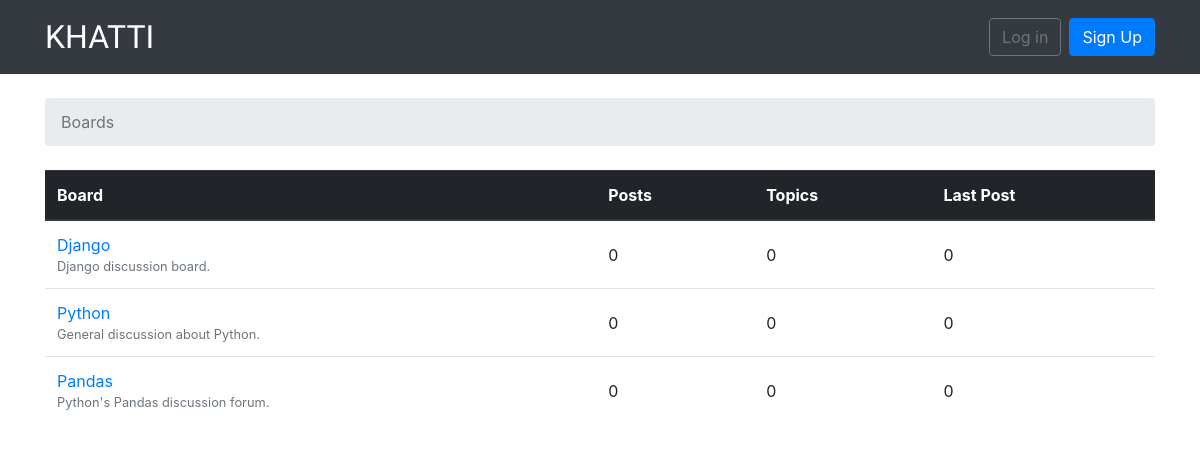
The page / on the database its author committed.
### boards/models.py (models this page shows, shortened)
class Board(models.Model):
    name = models.CharField(max_length=30, unique=True)
    description = models.CharField(max_length=100)

### boards/views.py (the view)
# urls.py: 2. Add a URL to urlpatterns:  path('', views.home, name='home')
def home(request):
    boards = Board.objects.all() # get all board data
    return render(request, 'home.html',{'boards':boards})

### templates/home.html
{% extends 'base.html' %}
{% block breadcrumb %}
    <li class="breadcrumb-item active">Boards</li>
{% endblock %}
{% block content %}
    <table class='table'>
        <thead class='thead-dark'>
            <tr>
                <th>Board</th>
                <th>Posts</th>
                <th>Topics</th>
                <th>Last Post</th>
            </tr>
        </thead>
        <tbody>
            {% for board in boards %}
            <tr>
                <td>
                    <a href="{% url 'board_topics' board.pk %}">
                        {{board.name}}
                    </a>
                    <br>
                    <small class='text-muted d-block'>{{board.description}}</small>
                </td>
                <td class='align-middle'>0</td>
                <td class='align-middle'>0</td>
                <td class="align-middle">0</td>
            </tr>
            {% endfor %}
        </tbody>
    </table>
{% endblock %}

### rows shown on the page
Board: name "Django", description "Django discussion board."
Board: name "Python", description "General discussion about Python."
Board: name "Pandas", description "Python's Pandas discussion forum."
